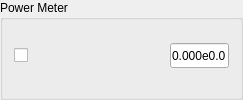
                 <widget class="QGroupBox" name="groupBox_4">
                  <property name="sizePolicy">
                   <sizepolicy hsizetype="Expanding" vsizetype="Maximum">
                    <horstretch>0</horstretch>
                    <verstretch>0</verstretch>
                   </sizepolicy>
                  </property>
                  <property name="title">
                   <string>Power Meter</string>
                  </property>
                  <layout class="QGridLayout" name="gridLayout_23">
                   <property name="topMargin">
                    <number>3</number>
                   </property>
                   <property name="bottomMargin">
                    <number>9</number>
                   </property>
                   <item row="0" column="0">
                    <layout class="QGridLayout" name="gridLayout_16" columnstretch="1,1,5,3">
                     <property name="verticalSpacing">
                      <number>0</number>
                     </property>
                     <item row="0" column="0">
                      <widget class="QCheckBox" name="activePowerMeter">
                       <property name="sizePolicy">
                        <sizepolicy hsizetype="Expanding" vsizetype="Preferred">
                         <horstretch>0</horstretch>
                         <verstretch>0</verstretch>
                        </sizepolicy>
                       </property>
                       <property name="toolTip">
                        <string>Active Instrument?</string>
                       </property>
                       <property name="text">
                        <string />
                       </property>
                       <property name="checked">
                        <bool>false</bool>
                       </property>
                       <property name="mytype" stdset="0">
                        <string>checkbox</string>
                       </property>
                      </widget>
                     </item>
                     <item row="0" column="1">
                      <widget class="LedIndicator" name="PMLed" native="true">
                       <property name="sizePolicy">
                        <sizepolicy hsizetype="Fixed" vsizetype="Fixed">
                         <horstretch>0</horstretch>
                         <verstretch>0</verstretch>
                        </sizepolicy>
                       </property>
                       <property name="minimumSize">
                        <size>
                         <width>25</width>
                         <height>25</height>
                        </size>
                       </property>
                       <property name="maximumSize">
                        <size>
                         <width>25</width>
                         <height>25</height>
                        </size>
                       </property>
                       <property name="baseSize">
                        <size>
                         <width>0</width>
                         <height>0</height>
                        </size>
                       </property>
                       <property name="mytype" stdset="0">
                        <string>led</string>
                       </property>
                      </widget>
                     </item>
                     <item row="0" column="2">
                      <spacer name="horizontalSpacer_4">
                       <property name="orientation">
                        <enum>Qt::Orientation::Horizontal</enum>
                       </property>
                       <property name="sizeHint" stdset="0">
                        <size>
                         <width>56</width>
                         <height>14</height>
                        </size>
                       </property>
                      </spacer>
                     </item>
                     <item row="0" column="3">
                      <widget class="QLineEdit" name="PowerMeterDisp">
                       <property name="sizePolicy">
                        <sizepolicy hsizetype="Expanding" vsizetype="Fixed">
                         <horstretch>0</horstretch>
                         <verstretch>0</verstretch>
                        </sizepolicy>
                       </property>
                       <property name="maximumSize">
                        <size>
                         <width>16777215</width>
                         <height>40</height>
                        </size>
                       </property>
                       <property name="text">
                        <string>0.000e0.0</string>
                       </property>
                       <property name="mytype" stdset="0">
                        <string>inst_disp</string>
                       </property>
                      </widget>
                     </item>
                    </layout>
                   </item>
                  </layout>
                 </widget>
